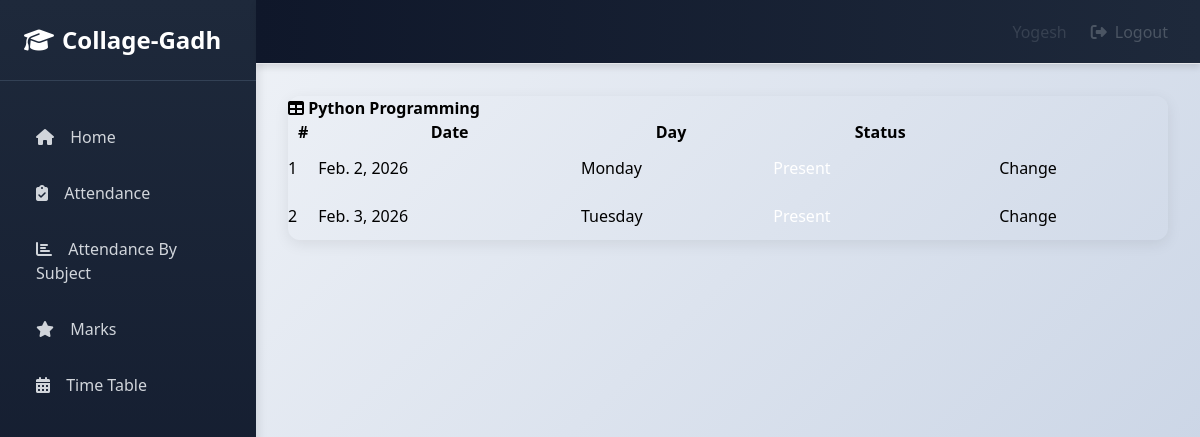
The app's page /info/teacher/CSE111/BCS101/attendance/ (signed in) with its own data.
### info/models.py (models this page shows, shortened)
class User(AbstractUser):
    @property
    def is_student(self):
        if hasattr(self, 'student'):
            return True
        return False

class Student(models.Model):
    user = models.OneToOneField(User, on_delete=models.CASCADE, null=True)
    class_id = models.ForeignKey(Class, on_delete=models.CASCADE, default=1)
    USN = models.CharField(primary_key='True', max_length=100)
    name = models.CharField(max_length=200)
    sex = models.CharField(max_length=50, choices=sex_choice, default='Male')
    DOB = models.DateField(default='1998-01-01')

class Course(models.Model):
    dept = models.ForeignKey(Dept, on_delete=models.CASCADE)
    id = models.CharField(primary_key='True', max_length=50)
    name = models.CharField(max_length=50)
    shortname = models.CharField(max_length=50, default='X')

class Attendance(models.Model):
    course = models.ForeignKey(Course, on_delete=models.CASCADE)
    student = models.ForeignKey(Student, on_delete=models.CASCADE)
    attendanceclass = models.ForeignKey(AttendanceClass, on_delete=models.CASCADE, default=1)
    date = models.DateField(default='2018-10-23')
    status = models.BooleanField(default='True')

### info/views.py (the view)
@login_required()
def t_attendance_detail(request, stud_id, course_id):
    stud = get_object_or_404(Student, USN=stud_id)
    cr = get_object_or_404(Course, id=course_id)
    att_list = Attendance.objects.filter(course=cr, student=stud).order_by('date')
    return render(request, 'info/t_att_detail.html', {'att_list': att_list, 'cr': cr})

### info/templates/info/t_att_detail.html (shortened to what this page needs)
<!DOCTYPE html>
<html lang="en">
<head>
    {% extends 'info/base.html' %}
    {% load static %}
    {% block content %}
        <div class="card mb-3">
            <div class="card-header">
              <i class="fas fa-table"></i>
            <strong>{{ cr.name }}</strong></div>
            <div class="card-body">
              <div class="table-responsive">
                <table class="table table-bordered" id="dataTable" width="100%" cellspacing="0">
                  <thead>
                    <tr>
                        <th>#</th>
                        <th>Date</th>
                        <th>Day</th>
                        <th>Status</th>
                        <th></th>
                    </tr>
                  </thead>
                  <tbody>
                        {% for a in att_list %}
                        <tr class="row100 body">
                            <td>{{ forloop.counter }}</td>
                            <td>{{ a.date }}</td>
                            <td>{{ a.date|date:"l" }}</td>
                            {% if a.status %}
                            <td class="p-3 mb-2 bg-success text-white">Present </td>
                            {% else %}
                            <td class="p-3 mb-2 bg-danger text-white">Absent <span class="glyphicon glyphicon-thumbs-down"></span</td>
                            {% endif %}
                            <td><a class="btn btn-warning" href="{% url 'change_att' a.id %}">Change</a> </td>
                        </tr>
                    {% empty %}
                            <p>student has no attendance</p>
                    {% endfor %}
                  </tbody>
                </table>
              </div>
            </div>
          </div>
    {% endblock %}

### info/templates/info/base.html (shortened to what this page needs)
<!DOCTYPE html>
<html lang="en">
  <head>
    {% load static %}
    <script src="https://cdn.tailwindcss.com"></script>
    <link rel="stylesheet" href="https://cdnjs.cloudflare.com/ajax/libs/font-awesome/6.4.0/css/all.min.css">
  </head>
  <body id="page-top" class="flex h-screen bg-gray-100">
    <aside class="sidebar w-64 h-screen overflow-y-auto">
      <div class="p-6 border-b border-slate-700">
        <a href="{% url 'index' %}" class="text-2xl font-bold text-white flex items-center gap-2">
          <i class="fas fa-graduation-cap"></i> Collage-Gadh
        </a>
      </div>
      <nav class="mt-8 px-4 space-y-2">
        <a href="{% url 'index' %}" class="sidebar-item block px-4 py-3 text-gray-300 hover:text-white font-medium">
          <i class="fas fa-home mr-3"></i> Home
        </a>
        {% if request.user.is_student %}
          <a href="{% url 'attendance' request.user.student.USN %}" class="sidebar-item block px-4 py-3 text-gray-300 hover:text-white font-medium">
            <i class="fas fa-clipboard-check mr-3"></i> Attendance
          </a>
          <a href="{% url 'attendance' request.user.student.USN %}" class="sidebar-item block px-4 py-3 text-gray-300 hover:text-white font-medium">
            <i class="fas fa-chart-bar mr-3"></i> Attendance By Subject
          </a>
          <a href="{% url 'marks_list' request.user.student.USN %}" class="sidebar-item block px-4 py-3 text-gray-300 hover:text-white font-medium">
            <i class="fas fa-star mr-3"></i> Marks
          </a>
          <a href="{% url 'timetable' request.user.student.class_id_id %}" class="sidebar-item block px-4 py-3 text-gray-300 hover:text-white font-medium">
            <i class="fas fa-calendar-alt mr-3"></i> Time Table
          </a>
        {% endif %}
      </nav>
    </aside>
    <div class="flex-1 flex flex-col">
      <nav class="navbar h-16 flex items-center justify-between px-8 border-b border-gray-200">
        <div class="flex items-center gap-6">
          <span class="text-gray-700 font-medium capitalize">
            {% if request.user.is_student %}
              {{ request.user.student.name }}
            {% elif request.user.is_teacher %}
              {{ request.user.teacher.name }}
            {% else %}
              {{ request.user.username }}
            {% endif %}
          </span>
          <button onclick="showLogoutModal()" class="text-gray-600 hover:text-gray-900 font-medium flex items-center gap-2">
            <i class="fas fa-sign-out-alt"></i> Logout
          </button>
        </div>
      </nav>
      <main class="flex-1 overflow-auto p-8">
        {% block content %}
        {% endblock %}
      </main>
    </div>
  </body>
</html>

### info/templates/info/base.html (style rules this page uses)
* { margin: 0; padding: 0; box-sizing: border-box; }
body { background: linear-gradient(135deg, #f5f7fa 0%, #c3cfe2 100%); min-height: 100vh; }
.sidebar { background: linear-gradient(180deg, #1e293b 0%, #0f172a 100%); box-shadow: 2px 0 10px rgba(0,0,0,0.1); }
.sidebar-item { border-left: 4px solid transparent; transition: all 0.3s ease; }
.navbar { background: linear-gradient(90deg, #0f172a 0%, #1e293b 100%); box-shadow: 0 4px 6px rgba(0,0,0,0.1); }
.card { border: none; border-radius: 12px; box-shadow: 0 4px 15px rgba(0,0,0,0.08); transition: all 0.3s ease; }

### records on screen
User: user.student.name "Yogesh"
Course: name "Python Programming"
Attendance: date "Feb. 2, 2026", date "Monday", status "Present"
Attendance: date "Feb. 3, 2026", date "Tuesday", status "Present"
